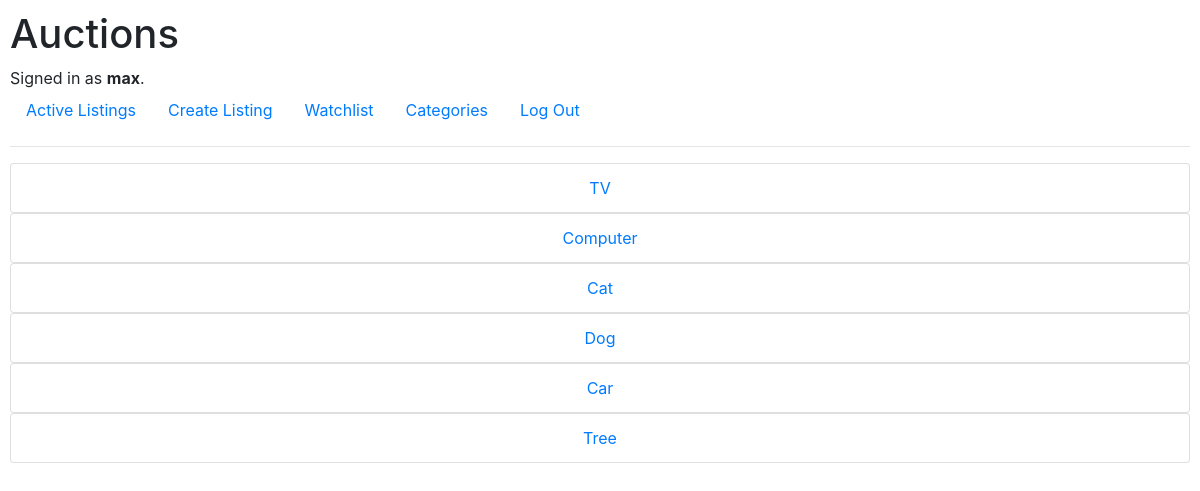
The page /categories (signed in) on the database its author committed.
### auctions/models.py (models this page shows)
class User(AbstractUser):
    pass

class Category(models.Model):
    category = models.CharField(max_length=32)
    def __str__(self):
        return self.category

### auctions/views.py (the view)
# urls.py: path("categories", views.categories, name="categories"),
def categories(request):
    categories = Category.objects.all()
    return render(request, "auctions/categories.html", {
        "categories": categories,
    })

### auctions/templates/auctions/categories.html (shortened to what this page needs)
{% extends "auctions/layout.html" %}
{% block body %}
<ul class="list-group">
    {% for category in categories %}
    <a href="{% url 'category' category %}">
    <li class="text-center list-group-item">{{ category.category }}</li>
    </a>
    {% endfor %}
</ul>
{% endblock %}

### auctions/templates/auctions/layout.html (shortened to what this page needs)
{% load static %}
<!DOCTYPE html>
<html lang="en">
    <head>
        <link rel="stylesheet" href="https://stackpath.bootstrapcdn.com/bootstrap/4.4.1/css/bootstrap.min.css">
        <link href="{% static 'auctions/styles.css' %}" rel="stylesheet">
    </head>
    <body>
        <h1>Auctions</h1>
        <div>
            {% if user.is_authenticated %}
                Signed in as <strong>{{ user.username }}</strong>.
            {% else %}
                Not signed in.
            {% endif %}
        </div>
        <ul class="nav">
            <li class="nav-item">
                <a class="nav-link" href="{% url 'index' %}">Active Listings</a>
            </li>
            <li class="nav-item">
                <a class="nav-link" href="{% url 'create' %}">Create Listing</a>
            </li>
            <li class="nav-item">
                <a class="nav-link" href="{% url 'watchlist' %}">Watchlist</a>
            </li>
            <li class="nav-item">
                <a class="nav-link" href="{% url 'categories' %}">Categories</a>
            </li>
            {% if user.is_authenticated %}
                <li class="nav-item">
                    <a class="nav-link" href="{% url 'logout' %}">Log Out</a>
                </li>
            {% endif %}
        </ul>
        <hr>
        {% block body %}
        {% endblock %}
    </body>
</html>

### auctions/static/auctions/styles.css (style rules this page uses)
body { padding: 10px; }

### rows shown on the page
User: username "max"
Category: category "TV"
Category: category "Computer"
Category: category "Cat"
Category: category "Dog"
Category: category "Car"
Category: category "Tree"
